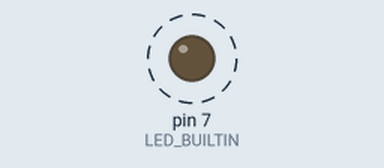
A sketch run on a simulated Arduino Nano, built with avr-gcc and run on an emulated ATmega328P. Shown: output pins drawn as LEDs (lit = HIGH). Dashed ring = blinking. What the sketch prints to the serial monitor is not drawn.

Above: at 0.5 s.
Timing chart, 0 to 4.6 s (numbered marks = the images above):
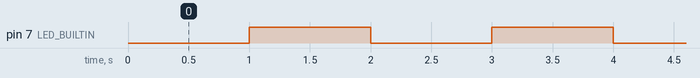

The sketch:

test_LED.ino
```cpp
int LED_BUILTIN = 7;
void setup() {
  Serial.begin(9600);
  pinMode(LED_BUILTIN, OUTPUT);
  pinMode(LED_BUILTIN, OUTPUT);
}
void loop() {
  Serial.println("ArduinoAll TESTED");
  digitalWrite(2, 0);
  digitalWrite(LED_BUILTIN, LOW);
  delay(1000);
  digitalWrite(LED_BUILTIN, HIGH);
  digitalWrite(2, 1);
  delay(1000);
}
```

Measured:
- by itself, pin 7 (LED_BUILTIN): alternates HIGH for 1.0 s and LOW for 1.0 s
